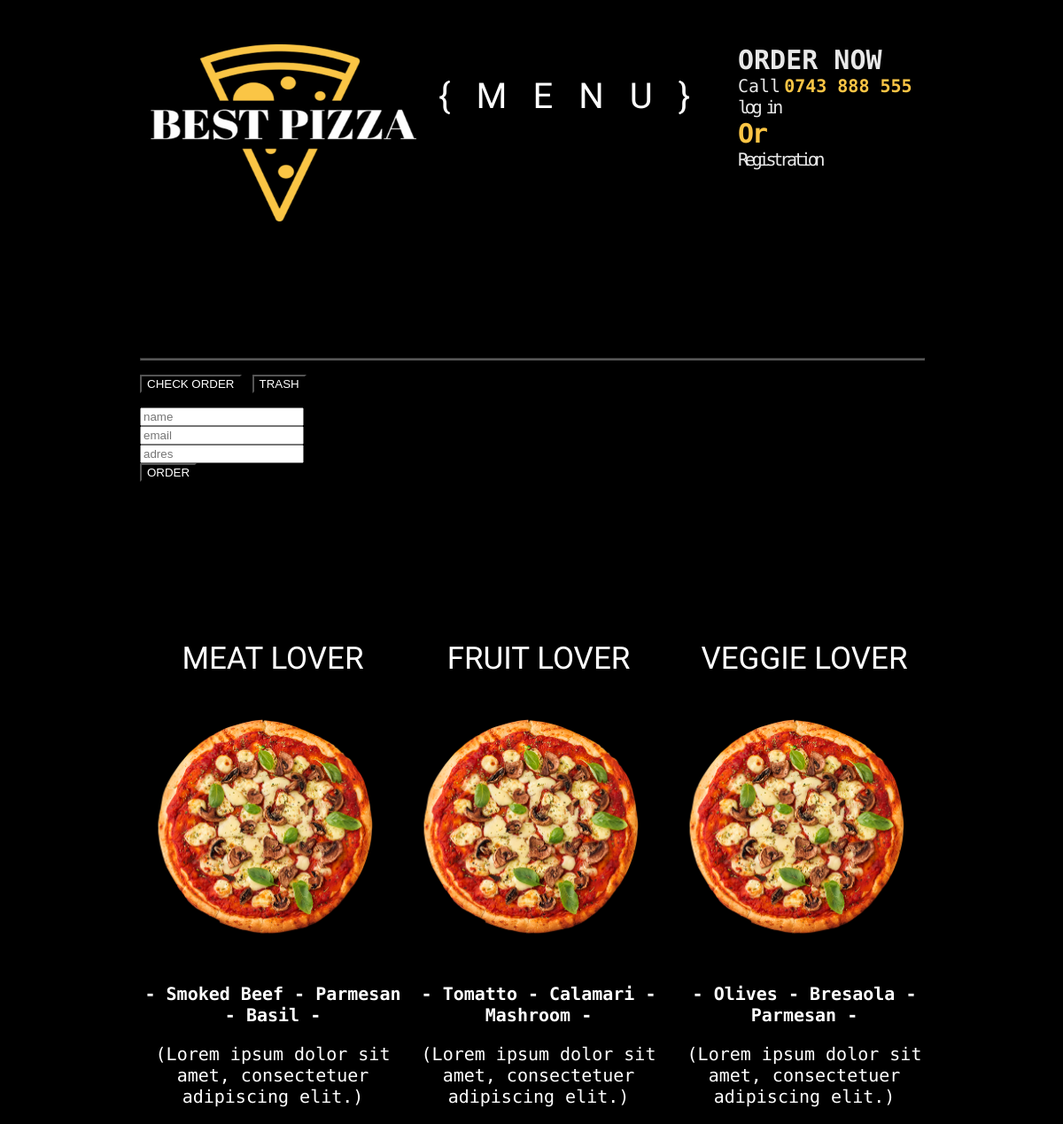
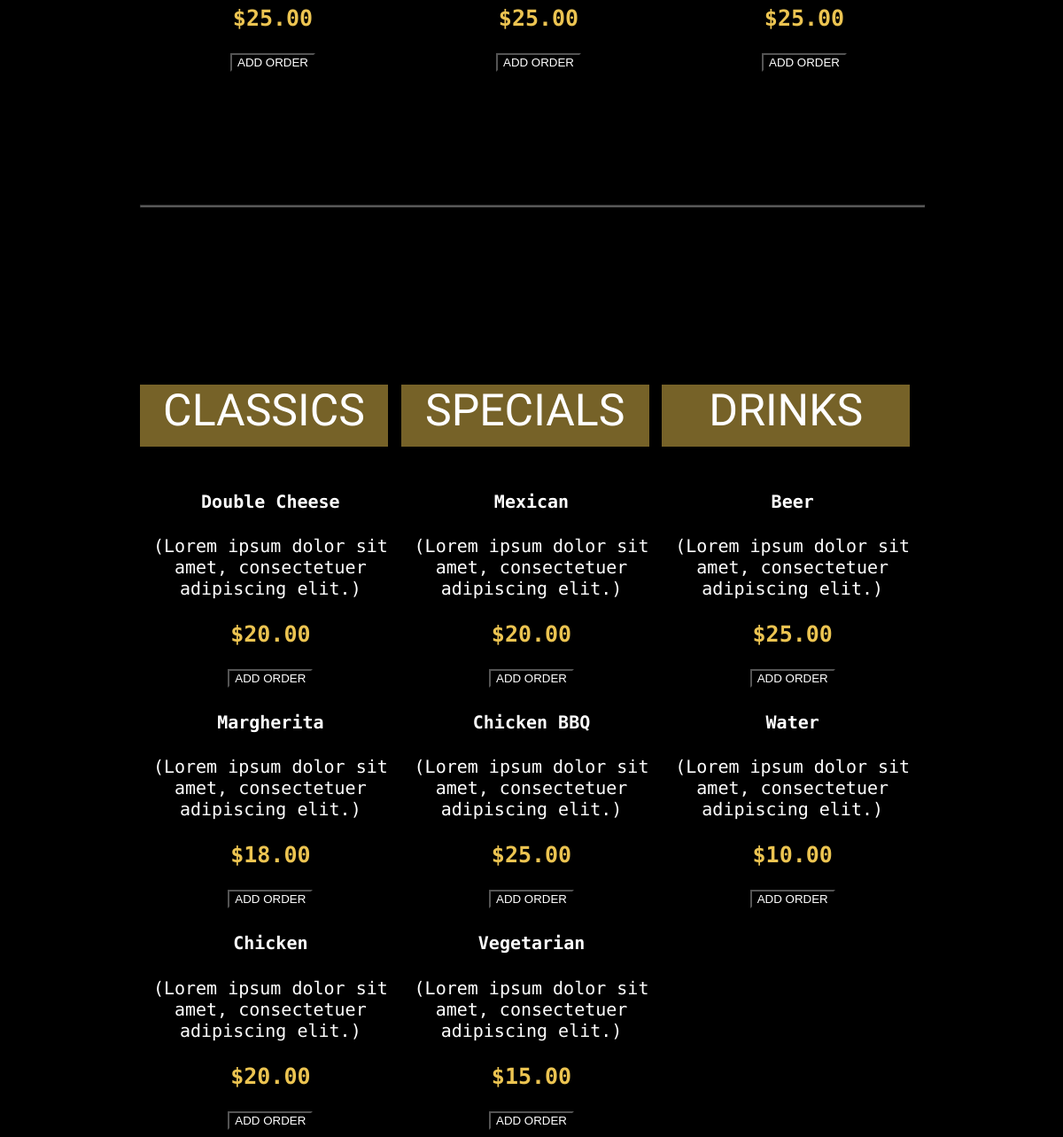
The page / on the database its author committed (2 pictures, top to bottom).
### pizza/models.py (models this page shows, shortened)
class ProductPizza(models.Model):
    name = models.CharField(verbose_name='имя продукта', max_length=128)
    image = models.ImageField(upload_to='products_images', blank=True)
    short_desc = models.CharField(verbose_name='краткое описание продукта', max_length=60, blank=True)
    description = models.TextField(verbose_name='описание продукта', blank=True)
    price = models.DecimalField(verbose_name='цена продукта', max_digits=8, decimal_places=2, default=0)

class ProductClassics(models.Model):
    name = models.CharField(verbose_name='имя продукта', max_length=128)
    description = models.TextField(verbose_name='описание продукта', blank=True)
    price = models.DecimalField(verbose_name='цена продукта', max_digits=8, decimal_places=2, default=0)

class ProductSpecials(models.Model):
    name = models.CharField(verbose_name='имя продукта', max_length=128)
    description = models.TextField(verbose_name='описание продукта', blank=True)
    price = models.DecimalField(verbose_name='цена продукта', max_digits=8, decimal_places=2, default=0)

class ProductDrinks(models.Model):
    name = models.CharField(verbose_name='имя продукта', max_length=128)
    description = models.TextField(verbose_name='описание продукта', blank=True)
    price = models.DecimalField(verbose_name='цена продукта', max_digits=8, decimal_places=2, default=0)

### pizza/views.py (the view)
# urls.py: path('', pizza.main, name='index'),
def main(request):
    pizza = ProductPizza.objects.all()
    classics = ProductClassics.objects.all()
    specials = ProductSpecials.objects.all()
    drinks = ProductDrinks.objects.all()
    content = {'ProductPizza': pizza, 'ProductClassics': classics,
               'ProductSpecials': specials, 'ProductDrinks': drinks}
    return render(request, 'pizza/index.html', content)

### pizza/templates/pizza/index.html (shortened to what this page needs)
{% extends 'pizza/base.html' %}
{% load static %}
{% block content %}
<hr class="line">
        <div class="basket">
            <p><button class="btr-basket" id="checkout">Check order</button> &nbsp;
                <button class="btr-basket" id="clear_cart">Trash</button>
            </p>
        </div>
    <form method="post" action="mail/">
            <div class="div-form">
                    <input name="name" placeholder="name" type="text" class="text" /> <br>
                    <input name="sender" placeholder="email" type="text" class="text" /> <br>
                    <input name="adress" placeholder="adres" type="text" class="text" />
                </div>
                <button class="btr-basket" >Order</button> &nbsp;
        </form>
        <section class="menu-pizza" id="pizza">
            <div class="div-menu-pizza">
                {% for pizza in ProductPizza %}
                    <div class="meat item_box">
                        <h2 class="pizza-title item_title">{{ pizza.name }}</h2>
                        <img class="img-pizza" src="{% static 'img/pizza.png' %}" alt="pizza">
                        <h2 class="pizza-text">{{ pizza.short_desc }}</h2>
                        <p class="pizza-p">{{ pizza.description }}</p>
                        <p class="price item_price">${{ pizza.price }}</p>
                        <button class="add_item btr-basket" data-id=" {{ pizza.name }} ">Add order</button>
                </div>
                {% endfor %}
            </div>
        </section>
           <hr class="line">
        <section class="menu-other">
            <div class="div-menu-other">
                <div class="othet-product">
                    <div class="div-classics">
                        <h3 class="classics">Classics</h3>
                            {% for classics in ProductClassics %}
                            <div class="item_box">
                                <h4 class="pizza-text item_title">{{ classics.name }}</h4>
                                <p class="pizza-p">{{ classics.description }}</p>
                                <p class="price item_price">${{ classics.price }}</p>
                                <button class="add_item btr-basket" data-id="{{ classics.name }}">Add order</button>
                            </div>
                            {% endfor %}
                    </div>
                    <div class="div-classics">
                        <h3 class="classics">Specials</h3>
                        {% for specials in ProductSpecials %}
                            <div class="item_box">
                                <h4 class="pizza-text item_title">{{ specials.name }}</h4>
                                <p class="pizza-p">{{ specials.description }}</p>
                                <p class="price item_price">${{ specials.price }}</p>
                                <button class="add_item btr-basket" data-id="{{ specials.name }}">Add order</button>
                            </div>
                            {% endfor %}
                    </div>
                    <div class="div-classics">
                        <h3 class="classics">Drinks</h3>
                            {% for drinks in ProductDrinks %}
                                <div class="item_box">
                                <h4 class="pizza-text item_title">{{ drinks.name }}</h4>
                                <p class="pizza-p">{{ drinks.description }}</p>
                                <p class="price item_price">${{ drinks.price }}</p>
                                <button class="add_item btr-basket" data-id="{{ drinks.name }}">Add order</button>
                            </div>
                            {% endfor %}
                    </div>
                </div>
            </div>
        </section>
{% endblock %}

### pizza/templates/pizza/base.html (shortened to what this page needs)
{% load static %}
<!doctype html>
<html lang="en">
<head>
    <link rel="stylesheet" type="text/css" href="{% static 'css/style.css'  %}">
</head>
<body style="background-image: url({% static '/img/Background_Image.png' %});">
    <div class="container">
        <header class="header_area">
            <div class="menu-bar">
                <div class="menu">
                    <div><a class="link-logo" href="/"><img class="img-loho" src="{% static '/img/logo.png' %}" alt=""></a></div>
                    <div class="div-menu"><a class="link-menu" href="/">{Menu}</a></div>
                    <div class="order-phone"><a class="link-order" href="#pizza">Order now</a> <br>
                        <span class="span-call">Call</span>
                        <a class="link-phone" href="tel:0743 888 555">0743 888 555</a> <br>
       {% if user.is_authenticated %}
    <span class="span-or">Welcome, {{ user.username }}!</span>
      <br>
      <a class="a-exit" href="/logout">Exit</a>
    {% else %}
      <a class="link-login"  href="/login">log in</a> <br> <span class="span-or">Or</span>
      <br>
      <a class="link-login" href="/register">Registration</a>
    {% endif %}
                </div>
            </div>
        </header>
    {% block content %}
        {% endblock %}
    </div>
</body>
</html>

### static/css/style.css (style rules this page uses)
body { background-color: #000; }
a { text-decoration: none; }
.container { margin-left: 150px; margin-right: 150px; max-width: 100%; }
.link-menu { color: #ffffff; font-family: 'Fredericka the Great', cursive; font-size: 90px; font-weight: 00; text-transform: uppercase; letter-spacing: 29px; }
.link-order { color: #e8e8e8; font-family: "Space Mono"; font-size: 50px; font-weight: 700; text-transform: uppercase; }
.link-phone { color: #fbc545; font-family: "Space Mono"; font-size: 30px; font-weight: 700; font-family: "Space Mono - Regular"; font-family: "Space Mono"; }
.span-or { color: #fbc545; font-family: "Space Mono"; font-size: 30px; font-weight: 700; font-family: "Space Mono - Regular"; font-family: "Space Mono"; letter-spacing: -2px; }
.img-loho { width: 300px; height: 200px; }
.link-login { font-size: 30px; color: #e8e8e8; font-weight: 400; letter-spacing: -4.17px; font-family: "Space Mono"; text-align: right; }
.span-call { font-size: 30px; color: #e8e8e8; font-weight: 400; font-family: "Space Mono"; }
.menu { display: flex; justify-content: space-around; }
.menu-bar { margin-top: 50px; }
.div-menu { margin-top: 35px; }
.div-menu-pizza { display: flex; justify-content: space-around; text-align: center }
.img-pizza { width: 350px; height: 350px; display:block; margin:0 auto; }
.menu-pizza { margin-top: 150px; }
.pizza-title { color: #ffffff; font-family: 'Fredericka the Great', cursive; font-size: 50px; font-weight: 400; text-transform: uppercase; text-align: center; }
.pizza-text { color: #ffffff; font-family: "Space Mono"; font-size: 30px; font-weight: 700; text-align: center; }
.pizza-p { color: #ffffff; font-family: "Space Mono"; font-size: 20px; font-weight: 400; text-align: center; }
.price { color: #ecc451; font-family: "Space Mono"; font-size: 25px; font-weight: 700; text-align: center; }
.classics { color: #ffffff; font-family: 'Fredericka the Great', cursive; font-size: 71px; font-weight: 400; text-transform: uppercase; text-align: center; width: 400px; height: 90px; background-color: rgba(236, 196, 81, 0.5); }
.othet-product { display: flex; justify-content: space-around; }
.menu-other { margin-top: 150px; }
.line { width: 100%; height: 1px; background-color: #ffffff; opacity: 0.35; margin-top: 150px; }
.div-classics { width: 350px; }
@media screen and (max-width: 1440px) { .link-menu { font-size: 40px; } }
@media screen and (max-width: 1440px) { .link-order { font-size: 30px; } }
@media screen and (max-width: 1440px) { .link-phone { font-size: 20px; } }
@media screen and (max-width: 1440px) { .span-call { font-size: 20px; } }
@media screen and (max-width: 1440px) { .link-login { font-size: 20px; } }
@media screen and (max-width: 1440px) { .img-pizza { width: 300px; height: 300px; display:block; margin:0 auto; } }
@media screen and (max-width: 1440px) { .pizza-title { font-size: 35px; } }
@media screen and (max-width: 1440px) { .pizza-text { font-size: 20px; } }
@media screen and (max-width: 1440px) { .classics { font-size: 50px; width: 280px; height: 70px; } }
.basket { color: azure }
.btr-basket { color: #ffffff; text-transform: uppercase; background-color: #000; }
.div-menu-other { text-align: center; }

### rows shown on the page
ProductPizza: name "MEAT LOVER", short_desc "- Smoked Beef - Parmesan - Basil -", description "(Lorem ipsum dolor sit amet, consectetuer adipiscing elit.)", price "25.00"
ProductPizza: name "FRUIT LOVER", short_desc "- Tomatto - Calamari - Mashroom -", description "(Lorem ipsum dolor sit amet, consectetuer adipiscing elit.)", price "25.00"
ProductPizza: name "VEGGIE LOVER", short_desc "- Olives - Bresaola - Parmesan -", description "(Lorem ipsum dolor sit amet, consectetuer adipiscing elit.)", price "25.00"
ProductClassics: name "Double Cheese", description "(Lorem ipsum dolor sit amet, consectetuer adipiscing elit.)", price "20.00"
ProductClassics: name "Margherita", description "(Lorem ipsum dolor sit amet, consectetuer adipiscing elit.)", price "18.00"
ProductClassics: name "Chicken", description "(Lorem ipsum dolor sit amet, consectetuer adipiscing elit.)", price "20.00"
ProductSpecials: name "Mexican", description "(Lorem ipsum dolor sit amet, consectetuer adipiscing elit.)", price "20.00"
ProductSpecials: name "Chicken BBQ", description "(Lorem ipsum dolor sit amet, consectetuer adipiscing elit.)", price "25.00"
ProductSpecials: name "Vegetarian", description "(Lorem ipsum dolor sit amet, consectetuer adipiscing elit.)", price "15.00"
ProductDrinks: name "Beer", description "(Lorem ipsum dolor sit amet, consectetuer adipiscing elit.)", price "25.00"
ProductDrinks: name "Water", description "(Lorem ipsum dolor sit amet, consectetuer adipiscing elit.)", price "10.00"
